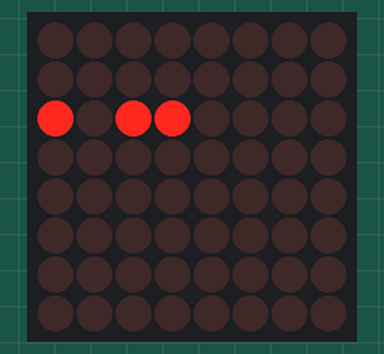
A sketch run on a simulated Arduino Uno, built with avr-gcc and run on an emulated ATmega328P. On the bench: 8×8 LED matrix.

Above: at 0.4 s.
At 1.4 s:
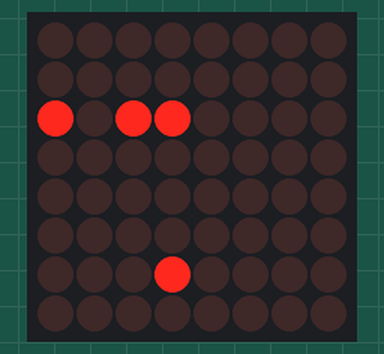

Measured:
- what the display in image 0 shows lasts 1.0 s, from 0.3 s to 1.3 s

The sketch:

one_led_matrix_test.ino
```cpp
#include "LedControl.h"

/*
 pin 2 is connected to the DataIn
 pin 4 is connected to the CLK
 pin 3 is connected to LOAD
 ***** Please set the number of devices you have *****
 */
LedControl lc=LedControl(12,10,11,1);

const int addrL = 0;  // first LED matrix - Left robot eye
/*const int addrR = 1;  // second LED matrix - Right robot eye*/

void setup() {
  /*The MAX72XX is in power-saving mode on startup*/
  lc.shutdown(addrL,false);
  /*lc.shutdown(addrR,false);*/
  /* Set the brightness to max values */
  lc.setIntensity(addrL,8);
  /*lc.setIntensity(addrR,15);*/
  /* and clear the display */
  lc.clearDisplay(addrL);
  /*lc.clearDisplay(addrR);*/
  delay(300);
}

void loop() {
  // put your main code here, to run repeatedly:

 lc.setRow(0,2,B10110000);
 delay(1000);
 lc.setRow(0,6,B00010000);
 delay(700);
}
```
